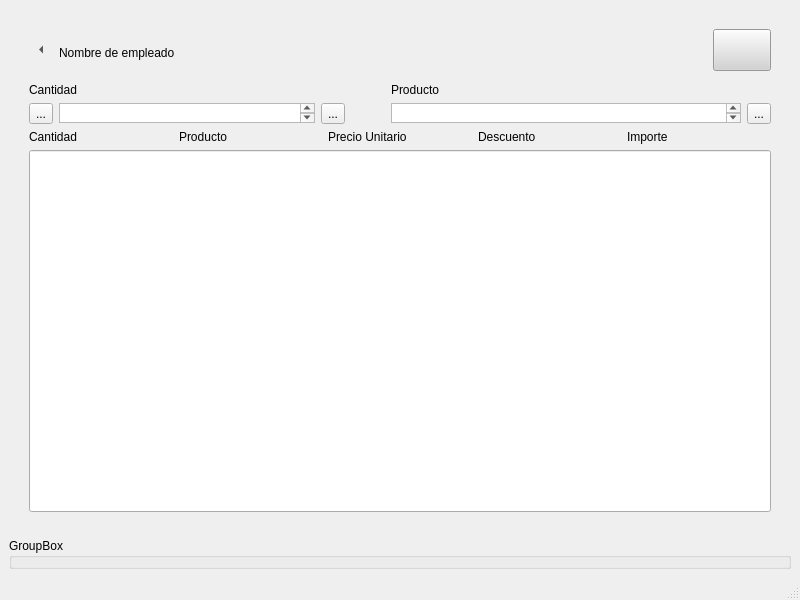
<?xml version="1.0" encoding="UTF-8"?>
<ui version="4.0">
 <class>PuntoVenta</class>
 <widget class="QMainWindow" name="PuntoVenta">
  <property name="geometry">
   <rect>
    <x>0</x>
    <y>0</y>
    <width>800</width>
    <height>600</height>
   </rect>
  </property>
  <property name="windowTitle">
   <string>MainWindow</string>
  </property>
  <widget class="QWidget" name="centralwidget">
   <layout class="QGridLayout" name="gridLayout_7">
    <item row="0" column="0">
     <layout class="QGridLayout" name="gridLayout_3">
      <property name="leftMargin">
       <number>20</number>
      </property>
      <property name="topMargin">
       <number>20</number>
      </property>
      <property name="rightMargin">
       <number>20</number>
      </property>
      <property name="bottomMargin">
       <number>20</number>
      </property>
      <item row="1" column="0">
       <layout class="QGridLayout" name="gridLayout">
        <item row="9" column="0" colspan="3">
         <widget class="QLineEdit" name="lineEdit">
          <property name="sizePolicy">
           <sizepolicy hsizetype="Expanding" vsizetype="Expanding">
            <horstretch>0</horstretch>
            <verstretch>0</verstretch>
           </sizepolicy>
          </property>
         </widget>
        </item>
        <item row="2" column="0">
         <layout class="QGridLayout" name="gridLayout_5">
          <item row="1" column="2">
           <layout class="QHBoxLayout" name="horizontalLayout_2">
            <item>
             <widget class="QToolButton" name="toolButton_3">
              <property name="text">
               <string>...</string>
              </property>
              <property name="icon">
               <iconset theme="QIcon::ThemeIcon::ListAdd"/>
              </property>
             </widget>
            </item>
            <item>
             <spacer name="horizontalSpacer">
              <property name="orientation">
               <enum>Qt::Orientation::Horizontal</enum>
              </property>
              <property name="sizeHint" stdset="0">
               <size>
                <width>40</width>
                <height>20</height>
               </size>
              </property>
             </spacer>
            </item>
           </layout>
          </item>
          <item row="1" column="0">
           <layout class="QHBoxLayout" name="horizontalLayout_4">
            <item>
             <widget class="QToolButton" name="toolButton_2">
              <property name="text">
               <string>...</string>
              </property>
              <property name="icon">
               <iconset theme="QIcon::ThemeIcon::ListRemove"/>
              </property>
             </widget>
            </item>
           </layout>
          </item>
          <item row="1" column="1">
           <layout class="QHBoxLayout" name="horizontalLayout_3">
            <property name="rightMargin">
             <number>0</number>
            </property>
            <item>
             <widget class="QTextBrowser" name="textBrowser_2">
              <property name="sizePolicy">
               <sizepolicy hsizetype="Expanding" vsizetype="Preferred">
                <horstretch>0</horstretch>
                <verstretch>0</verstretch>
               </sizepolicy>
              </property>
              <property name="maximumSize">
               <size>
                <width>16777215</width>
                <height>20</height>
               </size>
              </property>
             </widget>
            </item>
           </layout>
          </item>
         </layout>
        </item>
        <item row="2" column="2">
         <widget class="QToolButton" name="toolButton_6">
          <property name="text">
           <string>...</string>
          </property>
          <property name="icon">
           <iconset theme="QIcon::ThemeIcon::ListAdd"/>
          </property>
         </widget>
        </item>
        <item row="3" column="0" colspan="3">
         <layout class="QHBoxLayout" name="horizontalLayout">
          <property name="topMargin">
           <number>0</number>
          </property>
          <item>
           <widget class="QLabel" name="label_4">
            <property name="text">
             <string>Cantidad</string>
            </property>
           </widget>
          </item>
          <item>
           <widget class="QLabel" name="label_5">
            <property name="text">
             <string>Producto</string>
            </property>
           </widget>
          </item>
          <item>
           <widget class="QLabel" name="label_7">
            <property name="text">
             <string>Precio Unitario</string>
            </property>
           </widget>
          </item>
          <item>
           <widget class="QLabel" name="label_8">
            <property name="text">
             <string>Descuento</string>
            </property>
           </widget>
          </item>
          <item>
           <widget class="QLabel" name="label_6">
            <property name="text">
             <string>Importe</string>
            </property>
           </widget>
          </item>
         </layout>
        </item>
        <item row="1" column="1" colspan="2">
         <widget class="QLabel" name="label_2">
          <property name="text">
           <string>Producto</string>
          </property>
         </widget>
        </item>
        <item row="1" column="0">
         <widget class="QLabel" name="label">
          <property name="text">
           <string>Cantidad</string>
          </property>
         </widget>
        </item>
        <item row="0" column="0" colspan="3">
         <layout class="QGridLayout" name="gridLayout_2">
          <item row="0" column="0">
           <widget class="QToolButton" name="Regresar">
            <property name="text">
             <string>...</string>
            </property>
            <property name="icon">
             <iconset theme="QIcon::ThemeIcon::DocumentRevert"/>
            </property>
            <property name="autoRaise">
             <bool>true</bool>
            </property>
            <property name="arrowType">
             <enum>Qt::ArrowType::LeftArrow</enum>
            </property>
           </widget>
          </item>
          <item row="0" column="1" rowspan="2">
           <widget class="QLabel" name="SubTitulo">
            <property name="sizePolicy">
             <sizepolicy hsizetype="Preferred" vsizetype="Expanding">
              <horstretch>0</horstretch>
              <verstretch>0</verstretch>
             </sizepolicy>
            </property>
            <property name="text">
             <string>Nombre de empleado</string>
            </property>
           </widget>
          </item>
          <item row="0" column="2">
           <widget class="QToolButton" name="toolButton">
            <property name="styleSheet">
             <string notr="true">background-color: rgb(211, 211, 211);
border-color: rgb(211, 211, 211);</string>
            </property>
            <property name="text">
             <string/>
            </property>
            <property name="icon">
             <iconset resource="Imagenes_Fuentes.qrc">
              <normaloff>:/Imagenes/IMAGENES/LOGOS/LOGO GRIS.jpg</normaloff>:/Imagenes/IMAGENES/LOGOS/LOGO GRIS.jpg</iconset>
            </property>
            <property name="iconSize">
             <size>
              <width>50</width>
              <height>35</height>
             </size>
            </property>
            <property name="popupMode">
             <enum>QToolButton::ToolButtonPopupMode::InstantPopup</enum>
            </property>
           </widget>
          </item>
         </layout>
        </item>
        <item row="2" column="1">
         <widget class="QTextBrowser" name="textBrowser">
          <property name="sizePolicy">
           <sizepolicy hsizetype="Expanding" vsizetype="Preferred">
            <horstretch>0</horstretch>
            <verstretch>0</verstretch>
           </sizepolicy>
          </property>
          <property name="maximumSize">
           <size>
            <width>16777215</width>
            <height>20</height>
           </size>
          </property>
         </widget>
        </item>
       </layout>
      </item>
     </layout>
    </item>
    <item row="1" column="0">
     <layout class="QGridLayout" name="gridLayout_6">
      <item row="0" column="0">
       <widget class="QGroupBox" name="groupBox">
        <property name="title">
         <string>GroupBox</string>
        </property>
       </widget>
      </item>
     </layout>
    </item>
   </layout>
  </widget>
  <widget class="QMenuBar" name="menubar">
   <property name="geometry">
    <rect>
     <x>0</x>
     <y>0</y>
     <width>800</width>
     <height>22</height>
    </rect>
   </property>
  </widget>
  <widget class="QStatusBar" name="statusbar"/>
 </widget>
 <resources>
  <include location="Imagenes_Fuentes.qrc"/>
 </resources>
 <connections/>
</ui>
